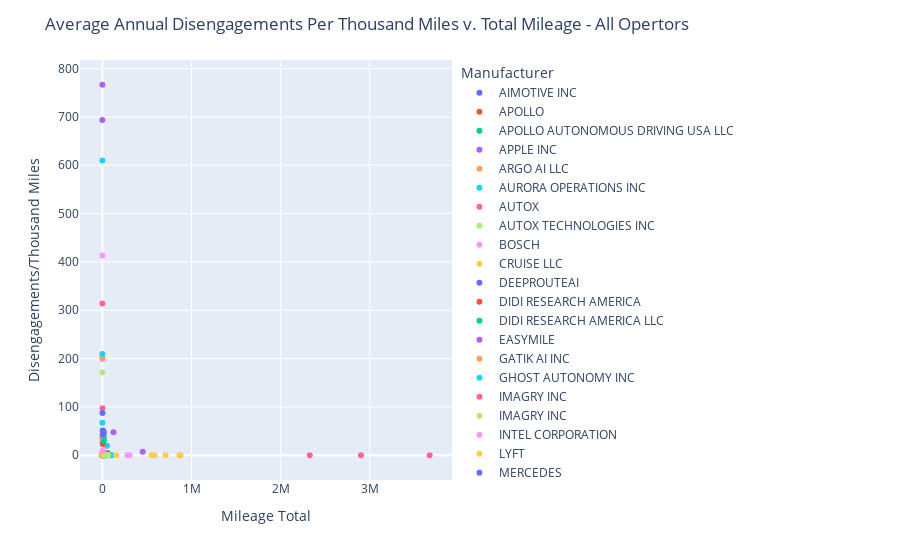
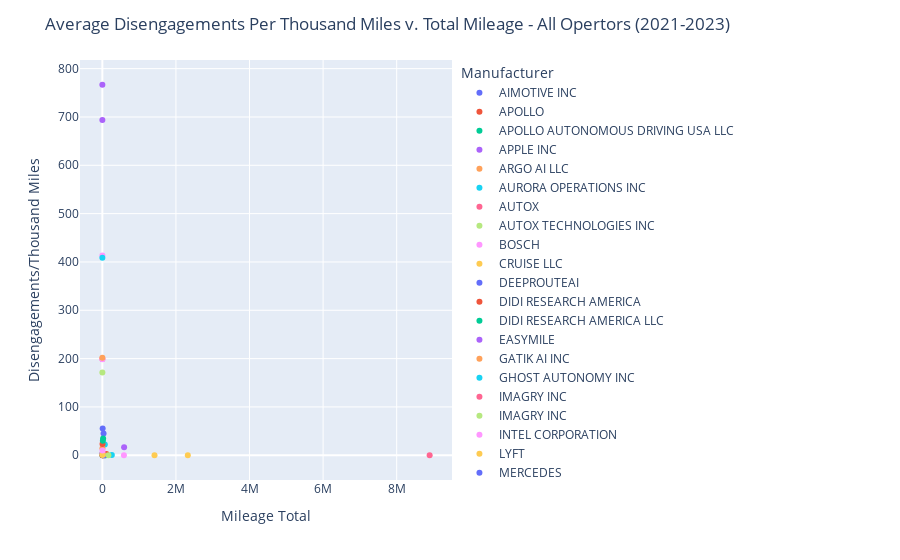

Here is the notebook cell these charts were saved with, in order:
### Code cell
### Graphing RATE of dsengagements against total miles
fig = px.scatter(dptm, x="Mileage Total", y="Disengagements/Thousand Miles", color="Manufacturer")
fig.update_layout(title='Average Annual Disengagements Per Thousand Miles v. Total Mileage - All Opertors')
fig.show()

fig = px.scatter(dptm_total, x="Mileage Total", y="Disengagements/Thousand Miles", color="Manufacturer")
fig.update_layout(title='Average Disengagements Per Thousand Miles v. Total Mileage - All Opertors (2021-2023)')

fig.show()

### Figure 1 — Plotly figure (JSON) as saved in the notebook; plotly's stock layout.template omitted (floating-point values rounded to 4 significant figures)
{"data": [{"hovertemplate": "Manufacturer=AIMOTIVE INC<br>Mileage Total=%{x}<br>Disengagements/Thousand Miles=%{y}<extra></extra>", "legendgroup": "AIMOTIVE INC", "marker": {"color": "#636efa", "symbol": "circle"}, "mode": "markers", "name": "AIMOTIVE INC", "orientation": "v", "showlegend": true, "type": "scatter", "x": [2976, 15215, 14880.0], "xaxis": "x", "y": [35.62, 44.69, 47.59], "yaxis": "y"}, {"hovertemplate": "Manufacturer=APOLLO<br>Mileage Total=%{x}<br>Disengagements/Thousand Miles=%{y}<extra></extra>", "legendgroup": "APOLLO", "marker": {"color": "#EF553B", "symbol": "circle"}, "mode": "markers", "name": "APOLLO", "orientation": "v", "showlegend": true, "type": "scatter", "x": [15310.0], "xaxis": "x", "y": [0.1959], "yaxis": "y"}, {"hovertemplate": "Manufacturer=APOLLO AUTONOMOUS DRIVING USA LLC<br>Mileage Total=%{x}<br>Disengagements/Thousand Miles=%{y}<extra></extra>", "legendgroup": "APOLLO AUTONOMOUS DRIVING USA LLC", "marker": {"color": "#00cc96", "symbol": "circle"}, "mode": "markers", "name": "APOLLO AUTONOMOUS DRIVING USA LLC", "orientation": "v", "showlegend": true, "type": "scatter", "x": [1468.0, 2477], "xaxis": "x", "y": [0.6814, 0], "yaxis": "y"}, {"hovertemplate": "Manufacturer=APPLE INC<br>Mileage Total=%{x}<br>Disengagements/Thousand Miles=%{y}<extra></extra>", "legendgroup": "APPLE INC", "marker": {"color": "#ab63fa", "symbol": "circle"}, "mode": "markers", "name": "APPLE INC", "orientation": "v", "showlegend": true, "type": "scatter", "x": [13272, 125100.0, 452700.0], "xaxis": "x", "y": [49.95, 47.82, 7.055], "yaxis": "y"}, {"hovertemplate": "Manufacturer=ARGO AI LLC<br>Mileage Total=%{x}<br>Disengagements/Thousand Miles=%{y}<extra></extra>", "legendgroup": "ARGO AI LLC", "marker": {"color": "#FFA15A", "symbol": "circle"}, "mode": "markers", "name": "ARGO AI LLC", "orientation": "v", "showlegend": true, "type": "scatter", "x": [36730.0, 18640.0], "xaxis": "x", "y": [0.02722, 0.05365], "yaxis": "y"}, {"hovertemplate": "Manufacturer=AURORA OPERATIONS INC<br>Mileage Total=%{x}<br>Disengagements/Thousand Miles=%{y}<extra></extra>", "legendgroup": "AURORA OPERATIONS INC", "marker": {"color": "#19d3f3", "symbol": "circle"}, "mode": "markers", "name": "AURORA OPERATIONS INC", "orientation": "v", "showlegend": true, "type": "scatter", "x": [12650.0, 25.86, 700.3], "xaxis": "x", "y": [0.7116, 0, 67.12], "yaxis": "y"}, {"hovertemplate": "Manufacturer=AUTOX<br>Mileage Total=%{x}<br>Disengagements/Thousand Miles=%{y}<extra></extra>", "legendgroup": "AUTOX", "marker": {"color": "#FF6692", "symbol": "circle"}, "mode": "markers", "name": "AUTOX", "orientation": "v", "showlegend": true, "type": "scatter", "x": [7870], "xaxis": "x", "y": [0], "yaxis": "y"}, {"hovertemplate": "Manufacturer=AUTOX TECHNOLOGIES INC<br>Mileage Total=%{x}<br>Disengagements/Thousand Miles=%{y}<extra></extra>", "legendgroup": "AUTOX TECHNOLOGIES INC", "marker": {"color": "#B6E880", "symbol": "circle"}, "mode": "markers", "name": "AUTOX TECHNOLOGIES INC", "orientation": "v", "showlegend": true, "type": "scatter", "x": [50108, 49314], "xaxis": "x", "y": [0.01996, 0.02028], "yaxis": "y"}, {"hovertemplate": "Manufacturer=BOSCH<br>Mileage Total=%{x}<br>Disengagements/Thousand Miles=%{y}<extra></extra>", "legendgroup": "BOSCH", "marker": {"color": "#FF97FF", "symbol": "circle"}, "mode": "markers", "name": "BOSCH", "orientation": "v", "showlegend": true, "type": "scatter", "x": [759.3], "xaxis": "x", "y": [413.5], "yaxis": "y"}, {"hovertemplate": "Manufacturer=CRUISE LLC<br>Mileage Total=%{x}<br>Disengagements/Thousand Miles=%{y}<extra></extra>", "legendgroup": "CRUISE LLC", "marker": {"color": "#FECB52", "symbol": "circle"}, "mode": "markers", "name": "CRUISE LLC", "orientation": "v", "showlegend": true, "type": "scatter", "x": [876100.0, 863100.0, 583600.0], "xaxis": "x", "y": [0.02397, 0.01043, 0], "yaxis": "y"}, {"hovertemplate": "Manufacturer=DEEPROUTEAI<br>Mileage Total=%{x}<br>Disengagements/Thousand Miles=%{y}<extra></extra>", "legendgroup": "DEEPROUTEAI", "marker": {"color": "#636efa", "symbol": "circle"}, "mode": "markers", "name": "DEEPROUTEAI", "orientation": "v", "showlegend": true, "type": "scatter", "x": [30872, 761], "xaxis": "x", "y": [0.06478, 0], "yaxis": "y"}, {"hovertemplate": "Manufacturer=DIDI RESEARCH AMERICA<br>Mileage Total=%{x}<br>Disengagements/Thousand Miles=%{y}<extra></extra>", "legendgroup": "DIDI RESEARCH AMERICA", "marker": {"color": "#EF553B", "symbol": "circle"}, "mode": "markers", "name": "DIDI RESEARCH AMERICA", "orientation": "v", "showlegend": true, "type": "scatter", "x": [4004.0], "xaxis": "x", "y": [0.2497], "yaxis": "y"}, {"hovertemplate": "Manufacturer=DIDI RESEARCH AMERICA LLC<br>Mileage Total=%{x}<br>Disengagements/Thousand Miles=%{y}<extra></extra>", "legendgroup": "DIDI RESEARCH AMERICA LLC", "marker": {"color": "#00cc96", "symbol": "circle"}, "mode": "markers", "name": "DIDI RESEARCH AMERICA LLC", "orientation": "v", "showlegend": true, "type": "scatter", "x": [40740.0, 38270.0], "xaxis": "x", "y": [0.02454, 0.05227], "yaxis": "y"}, {"hovertemplate": "Manufacturer=EASYMILE<br>Mileage Total=%{x}<br>Disengagements/Thousand Miles=%{y}<extra></extra>", "legendgroup": "EASYMILE", "marker": {"color": "#ab63fa", "symbol": "circle"}, "mode": "markers", "name": "EASYMILE", "orientation": "v", "showlegend": true, "type": "scatter", "x": [320], "xaxis": "x", "y": [693.8], "yaxis": "y"}, {"hovertemplate": "Manufacturer=GATIK AI INC<br>Mileage Total=%{x}<br>Disengagements/Thousand Miles=%{y}<extra></extra>", "legendgroup": "GATIK AI INC", "marker": {"color": "#FFA15A", "symbol": "circle"}, "mode": "markers", "name": "GATIK AI INC", "orientation": "v", "showlegend": true, "type": "scatter", "x": [1924, 1016, 634], "xaxis": "x", "y": [3.119, 2.953, 3.155], "yaxis": "y"}, {"hovertemplate": "Manufacturer=GHOST AUTONOMY INC<br>Mileage Total=%{x}<br>Disengagements/Thousand Miles=%{y}<extra></extra>", "legendgroup": "GHOST AUTONOMY INC", "marker": {"color": "#19d3f3", "symbol": "circle"}, "mode": "markers", "name": "GHOST AUTONOMY INC", "orientation": "v", "showlegend": true, "type": "scatter", "x": [14560.0, 52770.0], "xaxis": "x", "y": [30.77, 19.59], "yaxis": "y"}, {"hovertemplate": "Manufacturer=IMAGRY INC<br>Mileage Total=%{x}<br>Disengagements/Thousand Miles=%{y}<extra></extra>", "legendgroup": "IMAGRY INC", "marker": {"color": "#FF6692", "symbol": "circle"}, "mode": "markers", "name": "IMAGRY INC", "orientation": "v", "showlegend": true, "type": "scatter", "x": [731.2, 650.1], "xaxis": "x", "y": [97.09, 313.8], "yaxis": "y"}, {"hovertemplate": "Manufacturer=IMAGRY INC <br>Mileage Total=%{x}<br>Disengagements/Thousand Miles=%{y}<extra></extra>", "legendgroup": "IMAGRY INC ", "marker": {"color": "#B6E880", "symbol": "circle"}, "mode": "markers", "name": "IMAGRY INC ", "orientation": "v", "showlegend": true, "type": "scatter", "x": [723.6], "xaxis": "x", "y": [171.4], "yaxis": "y"}, {"hovertemplate": "Manufacturer=INTEL CORPORATION<br>Mileage Total=%{x}<br>Disengagements/Thousand Miles=%{y}<extra></extra>", "legendgroup": "INTEL CORPORATION", "marker": {"color": "#FF97FF", "symbol": "circle"}, "mode": "markers", "name": "INTEL CORPORATION", "orientation": "v", "showlegend": true, "type": "scatter", "x": [781], "xaxis": "x", "y": [198.5], "yaxis": "y"}, {"hovertemplate": "Manufacturer=LYFT<br>Mileage Total=%{x}<br>Disengagements/Thousand Miles=%{y}<extra></extra>", "legendgroup": "LYFT", "marker": {"color": "#FECB52", "symbol": "circle"}, "mode": "markers", "name": "LYFT", "orientation": "v", "showlegend": true, "type": "scatter", "x": [11200.0], "xaxis": "x", "y": [2.054], "yaxis": "y"}, {"hovertemplate": "Manufacturer=MERCEDES<br>Mileage Total=%{x}<br>Disengagements/Thousand Miles=%{y}<extra></extra>", "legendgroup": "MERCEDES", "marker": {"color": "#636efa", "symbol": "circle"}, "mode": "markers", "name": "MERCEDES", "orientation": "v", "showlegend": true, "type": "scatter", "x": [58340.0], "xaxis": "x", "y": [0], "yaxis": "y"}, {"hovertemplate": "Manufacturer=MERCEDES-BENZ RESEARCH & DEVELOPMENT NORTH AMERICA INC<br>Mileage Total=%{x}<br>Disengagements/Thousand Miles=%{y}<extra></extra>", "legendgroup": "MERCEDES-BENZ RESEARCH & DEVELOPMENT NORTH AMERICA INC", "marker": {"color": "#EF553B", "symbol": "circle"}, "mode": "markers", "name": "MERCEDES-BENZ RESEARCH & DEVELOPMENT NORTH AMERICA INC", "orientation": "v", "showlegend": true, "type": "scatter", "x": [58613, 52980.0], "xaxis": "x", "y": [4.641, 0.7173], "yaxis": "y"}, {"hovertemplate": "Manufacturer=MOTIONAL AD INC<br>Mileage Total=%{x}<br>Disengagements/Thousand Miles=%{y}<extra></extra>", "legendgroup": "MOTIONAL AD INC", "marker": {"color": "#00cc96", "symbol": "circle"}, "mode": "markers", "name": "MOTIONAL AD INC", "orientation": "v", "showlegend": true, "type": "scatter", "x": [4939.0, 16210.0], "xaxis": "x", "y": [27.33, 36.57], "yaxis": "y"}, {"hovertemplate": "Manufacturer=NISSAN<br>Mileage Total=%{x}<br>Disengagements/Thousand Miles=%{y}<extra></extra>", "legendgroup": "NISSAN", "marker": {"color": "#ab63fa", "symbol": "circle"}, "mode": "markers", "name": "NISSAN", "orientation": "v", "showlegend": true, "type": "scatter", "x": [4825], "xaxis": "x", "y": [3.523], "yaxis": "y"}, {"hovertemplate": "Manufacturer=NISSAN NORTH AMERICA INC DBA ALLIANCE INNOVATION LAB<br>Mileage Total=%{x}<br>Disengagements/Thousand Miles=%{y}<extra></extra>", "legendgroup": "NISSAN NORTH AMERICA INC DBA ALLIANCE INNOVATION LAB", "marker": {"color": "#FFA15A", "symbol": "circle"}, "mode": "markers", "name": "NISSAN NORTH AMERICA INC DBA ALLIANCE INNOVATION LAB", "orientation": "v", "showlegend": true, "type": "scatter", "x": [508, 1194.0], "xaxis": "x", "y": [33.46, 6.699], "yaxis": "y"}, {"hovertemplate": "Manufacturer=NURO INC<br>Mileage Total=%{x}<br>Disengagements/Thousand Miles=%{y}<extra></extra>", "legendgroup": "NURO INC", "marker": {"color": "#19d3f3", "symbol": "circle"}, "mode": "markers", "name": "NURO INC", "orientation": "v", "showlegend": true, "type": "scatter", "x": [59100.0, 94980.0, 104000.0], "xaxis": "x", "y": [0.3892, 0.1579, 0.4519], "yaxis": "y"}, {"hovertemplate": "Manufacturer=NVIDIA<br>Mileage Total=%{x}<br>Disengagements/Thousand Miles=%{y}<extra></extra>", "legendgroup": "NVIDIA", "marker": {"color": "#FF6692", "symbol": "circle"}, "mode": "markers", "name": "NVIDIA", "orientation": "v", "showlegend": true, "type": "scatter", "x": [28004], "xaxis": "x", "y": [2.928], "yaxis": "y"}, {"hovertemplate": "Manufacturer=NVIDIA CORPORATION<br>Mileage Total=%{x}<br>Disengagements/Thousand Miles=%{y}<extra></extra>", "legendgroup": "NVIDIA CORPORATION", "marker": {"color": "#B6E880", "symbol": "circle"}, "mode": "markers", "name": "NVIDIA CORPORATION", "orientation": "v", "showlegend": true, "type": "scatter", "x": [7169.0], "xaxis": "x", "y": [0.9764], "yaxis": "y"}, {"hovertemplate": "Manufacturer=PONYAI INC<br>Mileage Total=%{x}<br>Disengagements/Thousand Miles=%{y}<extra></extra>", "legendgroup": "PONYAI INC", "marker": {"color": "#FF97FF", "symbol": "circle"}, "mode": "markers", "name": "PONYAI INC", "orientation": "v", "showlegend": true, "type": "scatter", "x": [305600.0, 280412], "xaxis": "x", "y": [0.06871, 0.07132], "yaxis": "y"}, {"hovertemplate": "Manufacturer=QCRAFT INC<br>Mileage Total=%{x}<br>Disengagements/Thousand Miles=%{y}<extra></extra>", "legendgroup": "QCRAFT INC", "marker": {"color": "#FECB52", "symbol": "circle"}, "mode": "markers", "name": "QCRAFT INC", "orientation": "v", "showlegend": true, "type": "scatter", "x": [6320, 2589], "xaxis": "x", "y": [0.7911, 1.159], "yaxis": "y"}, {"hovertemplate": "Manufacturer=QUALCOMM TECHNOLOGIES INC<br>Mileage Total=%{x}<br>Disengagements/Thousand Miles=%{y}<extra></extra>", "legendgroup": "QUALCOMM TECHNOLOGIES INC", "marker": {"color": "#636efa", "symbol": "circle"}, "mode": "markers", "name": "QUALCOMM TECHNOLOGIES INC", "orientation": "v", "showlegend": true, "type": "scatter", "x": [1635, 3017, 3837], "xaxis": "x", "y": [87.46, 42.43, 51.34], "yaxis": "y"}, {"hovertemplate": "Manufacturer=TOYOTA RESEARCH INSTITUTE<br>Mileage Total=%{x}<br>Disengagements/Thousand Miles=%{y}<extra></extra>", "legendgroup": "TOYOTA RESEARCH INSTITUTE", "marker": {"color": "#EF553B", "symbol": "circle"}, "mode": "markers", "name": "TOYOTA RESEARCH INSTITUTE", "orientation": "v", "showlegend": true, "type": "scatter", "x": [4774], "xaxis": "x", "y": [23.46], "yaxis": "y"}, {"hovertemplate": "Manufacturer=TOYOTA RESEARCH INSTITUTE INC<br>Mileage Total=%{x}<br>Disengagements/Thousand Miles=%{y}<extra></extra>", "legendgroup": "TOYOTA RESEARCH INSTITUTE INC", "marker": {"color": "#00cc96", "symbol": "circle"}, "mode": "markers", "name": "TOYOTA RESEARCH INSTITUTE INC", "orientation": "v", "showlegend": true, "type": "scatter", "x": [13959], "xaxis": "x", "y": [30.02], "yaxis": "y"}, {"hovertemplate": "Manufacturer=UDELV INC<br>Mileage Total=%{x}<br>Disengagements/Thousand Miles=%{y}<extra></extra>", "legendgroup": "UDELV INC", "marker": {"color": "#ab63fa", "symbol": "circle"}, "mode": "markers", "name": "UDELV INC", "orientation": "v", "showlegend": true, "type": "scatter", "x": [60], "xaxis": "x", "y": [766.7], "yaxis": "y"}, {"hovertemplate": "Manufacturer=VALEO NORTH AMERICA<br>Mileage Total=%{x}<br>Disengagements/Thousand Miles=%{y}<extra></extra>", "legendgroup": "VALEO NORTH AMERICA", "marker": {"color": "#FFA15A", "symbol": "circle"}, "mode": "markers", "name": "VALEO NORTH AMERICA", "orientation": "v", "showlegend": true, "type": "scatter", "x": [104], "xaxis": "x", "y": [201.9], "yaxis": "y"}, {"hovertemplate": "Manufacturer=VALEO NORTH AMERICA INC<br>Mileage Total=%{x}<br>Disengagements/Thousand Miles=%{y}<extra></extra>", "legendgroup": "VALEO NORTH AMERICA INC", "marker": {"color": "#19d3f3", "symbol": "circle"}, "mode": "markers", "name": "VALEO NORTH AMERICA INC", "orientation": "v", "showlegend": true, "type": "scatter", "x": [336, 339], "xaxis": "x", "y": [610.1, 209.4], "yaxis": "y"}, {"hovertemplate": "Manufacturer=WAYMO LLC<br>Mileage Total=%{x}<br>Disengagements/Thousand Miles=%{y}<extra></extra>", "legendgroup": "WAYMO LLC", "marker": {"color": "#FF6692", "symbol": "circle"}, "mode": "markers", "name": "WAYMO LLC", "orientation": "v", "showlegend": true, "type": "scatter", "x": [2326000.0, 2900000.0, 3670000.0], "xaxis": "x", "y": [0.1255, 0.05862, 0.05777], "yaxis": "y"}, {"hovertemplate": "Manufacturer=WERIDE CORP<br>Mileage Total=%{x}<br>Disengagements/Thousand Miles=%{y}<extra></extra>", "legendgroup": "WERIDE CORP", "marker": {"color": "#B6E880", "symbol": "circle"}, "mode": "markers", "name": "WERIDE CORP", "orientation": "v", "showlegend": true, "type": "scatter", "x": [57970.0, 64560.0, 42380.0], "xaxis": "x", "y": [0.05175, 0.04647, 0.04719], "yaxis": "y"}, {"hovertemplate": "Manufacturer=WOVEN BY TOYOTA US INC<br>Mileage Total=%{x}<br>Disengagements/Thousand Miles=%{y}<extra></extra>", "legendgroup": "WOVEN BY TOYOTA US INC", "marker": {"color": "#FF97FF", "symbol": "circle"}, "mode": "markers", "name": "WOVEN BY TOYOTA US INC", "orientation": "v", "showlegend": true, "type": "scatter", "x": [4194], "xaxis": "x", "y": [10.01], "yaxis": "y"}, {"hovertemplate": "Manufacturer=ZOOX INC<br>Mileage Total=%{x}<br>Disengagements/Thousand Miles=%{y}<extra></extra>", "legendgroup": "ZOOX INC", "marker": {"color": "#FECB52", "symbol": "circle"}, "mode": "markers", "name": "ZOOX INC", "orientation": "v", "showlegend": true, "type": "scatter", "x": [155125, 552133, 710400.0], "xaxis": "x", "y": [0.1354, 0.03803, 0.005631], "yaxis": "y"}], "layout": {"autosize": true, "legend": {"title": {"text": "Manufacturer"}, "tracegroupgap": 0}, "margin": {"t": 60}, "title": {"text": "Average Annual Disengagements Per Thousand Miles v. Total Mileage - All Opertors"}, "xaxis": {"anchor": "y", "autorange": true, "domain": [0, 1], "range": [-230600.0, 3901000.0], "title": {"text": "Mileage Total"}, "type": "linear"}, "yaxis": {"anchor": "x", "autorange": true, "domain": [0, 1], "range": [-59.36, 826.0], "title": {"text": "Disengagements/Thousand Miles"}, "type": "linear"}}}

### Figure 2 — Plotly figure (JSON) as saved in the notebook; plotly's stock layout.template omitted (floating-point values rounded to 4 significant figures)
{"data": [{"hovertemplate": "Manufacturer=AIMOTIVE INC<br>Mileage Total=%{x}<br>Disengagements/Thousand Miles=%{y}<extra></extra>", "legendgroup": "AIMOTIVE INC", "marker": {"color": "#636efa", "symbol": "circle"}, "mode": "markers", "name": "AIMOTIVE INC", "orientation": "v", "showlegend": true, "type": "scatter", "x": [33070.0], "xaxis": "x", "y": [45.18], "yaxis": "y"}, {"hovertemplate": "Manufacturer=APOLLO<br>Mileage Total=%{x}<br>Disengagements/Thousand Miles=%{y}<extra></extra>", "legendgroup": "APOLLO", "marker": {"color": "#EF553B", "symbol": "circle"}, "mode": "markers", "name": "APOLLO", "orientation": "v", "showlegend": true, "type": "scatter", "x": [15310.0], "xaxis": "x", "y": [0.1959], "yaxis": "y"}, {"hovertemplate": "Manufacturer=APOLLO AUTONOMOUS DRIVING USA LLC<br>Mileage Total=%{x}<br>Disengagements/Thousand Miles=%{y}<extra></extra>", "legendgroup": "APOLLO AUTONOMOUS DRIVING USA LLC", "marker": {"color": "#00cc96", "symbol": "circle"}, "mode": "markers", "name": "APOLLO AUTONOMOUS DRIVING USA LLC", "orientation": "v", "showlegend": true, "type": "scatter", "x": [3944.0], "xaxis": "x", "y": [0.2535], "yaxis": "y"}, {"hovertemplate": "Manufacturer=APPLE INC<br>Mileage Total=%{x}<br>Disengagements/Thousand Miles=%{y}<extra></extra>", "legendgroup": "APPLE INC", "marker": {"color": "#ab63fa", "symbol": "circle"}, "mode": "markers", "name": "APPLE INC", "orientation": "v", "showlegend": true, "type": "scatter", "x": [591100.0], "xaxis": "x", "y": [16.64], "yaxis": "y"}, {"hovertemplate": "Manufacturer=ARGO AI LLC<br>Mileage Total=%{x}<br>Disengagements/Thousand Miles=%{y}<extra></extra>", "legendgroup": "ARGO AI LLC", "marker": {"color": "#FFA15A", "symbol": "circle"}, "mode": "markers", "name": "ARGO AI LLC", "orientation": "v", "showlegend": true, "type": "scatter", "x": [55370.0], "xaxis": "x", "y": [0.03612], "yaxis": "y"}, {"hovertemplate": "Manufacturer=AURORA OPERATIONS INC<br>Mileage Total=%{x}<br>Disengagements/Thousand Miles=%{y}<extra></extra>", "legendgroup": "AURORA OPERATIONS INC", "marker": {"color": "#19d3f3", "symbol": "circle"}, "mode": "markers", "name": "AURORA OPERATIONS INC", "orientation": "v", "showlegend": true, "type": "scatter", "x": [13370.0], "xaxis": "x", "y": [4.187], "yaxis": "y"}, {"hovertemplate": "Manufacturer=AUTOX<br>Mileage Total=%{x}<br>Disengagements/Thousand Miles=%{y}<extra></extra>", "legendgroup": "AUTOX", "marker": {"color": "#FF6692", "symbol": "circle"}, "mode": "markers", "name": "AUTOX", "orientation": "v", "showlegend": true, "type": "scatter", "x": [7870], "xaxis": "x", "y": [0], "yaxis": "y"}, {"hovertemplate": "Manufacturer=AUTOX TECHNOLOGIES INC<br>Mileage Total=%{x}<br>Disengagements/Thousand Miles=%{y}<extra></extra>", "legendgroup": "AUTOX TECHNOLOGIES INC", "marker": {"color": "#B6E880", "symbol": "circle"}, "mode": "markers", "name": "AUTOX TECHNOLOGIES INC", "orientation": "v", "showlegend": true, "type": "scatter", "x": [99422], "xaxis": "x", "y": [0.02012], "yaxis": "y"}, {"hovertemplate": "Manufacturer=BOSCH<br>Mileage Total=%{x}<br>Disengagements/Thousand Miles=%{y}<extra></extra>", "legendgroup": "BOSCH", "marker": {"color": "#FF97FF", "symbol": "circle"}, "mode": "markers", "name": "BOSCH", "orientation": "v", "showlegend": true, "type": "scatter", "x": [759.3], "xaxis": "x", "y": [413.5], "yaxis": "y"}, {"hovertemplate": "Manufacturer=CRUISE LLC<br>Mileage Total=%{x}<br>Disengagements/Thousand Miles=%{y}<extra></extra>", "legendgroup": "CRUISE LLC", "marker": {"color": "#FECB52", "symbol": "circle"}, "mode": "markers", "name": "CRUISE LLC", "orientation": "v", "showlegend": true, "type": "scatter", "x": [2323000.0], "xaxis": "x", "y": [0.01292], "yaxis": "y"}, {"hovertemplate": "Manufacturer=DEEPROUTEAI<br>Mileage Total=%{x}<br>Disengagements/Thousand Miles=%{y}<extra></extra>", "legendgroup": "DEEPROUTEAI", "marker": {"color": "#636efa", "symbol": "circle"}, "mode": "markers", "name": "DEEPROUTEAI", "orientation": "v", "showlegend": true, "type": "scatter", "x": [31633], "xaxis": "x", "y": [0.06323], "yaxis": "y"}, {"hovertemplate": "Manufacturer=DIDI RESEARCH AMERICA<br>Mileage Total=%{x}<br>Disengagements/Thousand Miles=%{y}<extra></extra>", "legendgroup": "DIDI RESEARCH AMERICA", "marker": {"color": "#EF553B", "symbol": "circle"}, "mode": "markers", "name": "DIDI RESEARCH AMERICA", "orientation": "v", "showlegend": true, "type": "scatter", "x": [4004.0], "xaxis": "x", "y": [0.2497], "yaxis": "y"}, {"hovertemplate": "Manufacturer=DIDI RESEARCH AMERICA LLC<br>Mileage Total=%{x}<br>Disengagements/Thousand Miles=%{y}<extra></extra>", "legendgroup": "DIDI RESEARCH AMERICA LLC", "marker": {"color": "#00cc96", "symbol": "circle"}, "mode": "markers", "name": "DIDI RESEARCH AMERICA LLC", "orientation": "v", "showlegend": true, "type": "scatter", "x": [79010.0], "xaxis": "x", "y": [0.03797], "yaxis": "y"}, {"hovertemplate": "Manufacturer=EASYMILE<br>Mileage Total=%{x}<br>Disengagements/Thousand Miles=%{y}<extra></extra>", "legendgroup": "EASYMILE", "marker": {"color": "#ab63fa", "symbol": "circle"}, "mode": "markers", "name": "EASYMILE", "orientation": "v", "showlegend": true, "type": "scatter", "x": [320], "xaxis": "x", "y": [693.8], "yaxis": "y"}, {"hovertemplate": "Manufacturer=GATIK AI INC<br>Mileage Total=%{x}<br>Disengagements/Thousand Miles=%{y}<extra></extra>", "legendgroup": "GATIK AI INC", "marker": {"color": "#FFA15A", "symbol": "circle"}, "mode": "markers", "name": "GATIK AI INC", "orientation": "v", "showlegend": true, "type": "scatter", "x": [3574], "xaxis": "x", "y": [3.078], "yaxis": "y"}, {"hovertemplate": "Manufacturer=GHOST AUTONOMY INC<br>Mileage Total=%{x}<br>Disengagements/Thousand Miles=%{y}<extra></extra>", "legendgroup": "GHOST AUTONOMY INC", "marker": {"color": "#19d3f3", "symbol": "circle"}, "mode": "markers", "name": "GHOST AUTONOMY INC", "orientation": "v", "showlegend": true, "type": "scatter", "x": [67330.0], "xaxis": "x", "y": [22.01], "yaxis": "y"}, {"hovertemplate": "Manufacturer=IMAGRY INC<br>Mileage Total=%{x}<br>Disengagements/Thousand Miles=%{y}<extra></extra>", "legendgroup": "IMAGRY INC", "marker": {"color": "#FF6692", "symbol": "circle"}, "mode": "markers", "name": "IMAGRY INC", "orientation": "v", "showlegend": true, "type": "scatter", "x": [1381.0], "xaxis": "x", "y": [199.1], "yaxis": "y"}, {"hovertemplate": "Manufacturer=IMAGRY INC <br>Mileage Total=%{x}<br>Disengagements/Thousand Miles=%{y}<extra></extra>", "legendgroup": "IMAGRY INC ", "marker": {"color": "#B6E880", "symbol": "circle"}, "mode": "markers", "name": "IMAGRY INC ", "orientation": "v", "showlegend": true, "type": "scatter", "x": [723.6], "xaxis": "x", "y": [171.4], "yaxis": "y"}, {"hovertemplate": "Manufacturer=INTEL CORPORATION<br>Mileage Total=%{x}<br>Disengagements/Thousand Miles=%{y}<extra></extra>", "legendgroup": "INTEL CORPORATION", "marker": {"color": "#FF97FF", "symbol": "circle"}, "mode": "markers", "name": "INTEL CORPORATION", "orientation": "v", "showlegend": true, "type": "scatter", "x": [781], "xaxis": "x", "y": [198.5], "yaxis": "y"}, {"hovertemplate": "Manufacturer=LYFT<br>Mileage Total=%{x}<br>Disengagements/Thousand Miles=%{y}<extra></extra>", "legendgroup": "LYFT", "marker": {"color": "#FECB52", "symbol": "circle"}, "mode": "markers", "name": "LYFT", "orientation": "v", "showlegend": true, "type": "scatter", "x": [11200.0], "xaxis": "x", "y": [2.054], "yaxis": "y"}, {"hovertemplate": "Manufacturer=MERCEDES<br>Mileage Total=%{x}<br>Disengagements/Thousand Miles=%{y}<extra></extra>", "legendgroup": "MERCEDES", "marker": {"color": "#636efa", "symbol": "circle"}, "mode": "markers", "name": "MERCEDES", "orientation": "v", "showlegend": true, "type": "scatter", "x": [58340.0], "xaxis": "x", "y": [0], "yaxis": "y"}, {"hovertemplate": "Manufacturer=MERCEDES-BENZ RESEARCH & DEVELOPMENT NORTH AMERICA INC<br>Mileage Total=%{x}<br>Disengagements/Thousand Miles=%{y}<extra></extra>", "legendgroup": "MERCEDES-BENZ RESEARCH & DEVELOPMENT NORTH AMERICA INC", "marker": {"color": "#EF553B", "symbol": "circle"}, "mode": "markers", "name": "MERCEDES-BENZ RESEARCH & DEVELOPMENT NORTH AMERICA INC", "orientation": "v", "showlegend": true, "type": "scatter", "x": [111600.0], "xaxis": "x", "y": [2.778], "yaxis": "y"}, {"hovertemplate": "Manufacturer=MOTIONAL AD INC<br>Mileage Total=%{x}<br>Disengagements/Thousand Miles=%{y}<extra></extra>", "legendgroup": "MOTIONAL AD INC", "marker": {"color": "#00cc96", "symbol": "circle"}, "mode": "markers", "name": "MOTIONAL AD INC", "orientation": "v", "showlegend": true, "type": "scatter", "x": [21150.0], "xaxis": "x", "y": [34.42], "yaxis": "y"}, {"hovertemplate": "Manufacturer=NISSAN<br>Mileage Total=%{x}<br>Disengagements/Thousand Miles=%{y}<extra></extra>", "legendgroup": "NISSAN", "marker": {"color": "#ab63fa", "symbol": "circle"}, "mode": "markers", "name": "NISSAN", "orientation": "v", "showlegend": true, "type": "scatter", "x": [4825], "xaxis": "x", "y": [3.523], "yaxis": "y"}, {"hovertemplate": "Manufacturer=NISSAN NORTH AMERICA INC DBA ALLIANCE INNOVATION LAB<br>Mileage Total=%{x}<br>Disengagements/Thousand Miles=%{y}<extra></extra>", "legendgroup": "NISSAN NORTH AMERICA INC DBA ALLIANCE INNOVATION LAB", "marker": {"color": "#FFA15A", "symbol": "circle"}, "mode": "markers", "name": "NISSAN NORTH AMERICA INC DBA ALLIANCE INNOVATION LAB", "orientation": "v", "showlegend": true, "type": "scatter", "x": [1702.0], "xaxis": "x", "y": [14.69], "yaxis": "y"}, {"hovertemplate": "Manufacturer=NURO INC<br>Mileage Total=%{x}<br>Disengagements/Thousand Miles=%{y}<extra></extra>", "legendgroup": "NURO INC", "marker": {"color": "#19d3f3", "symbol": "circle"}, "mode": "markers", "name": "NURO INC", "orientation": "v", "showlegend": true, "type": "scatter", "x": [258100.0], "xaxis": "x", "y": [0.3293], "yaxis": "y"}, {"hovertemplate": "Manufacturer=NVIDIA<br>Mileage Total=%{x}<br>Disengagements/Thousand Miles=%{y}<extra></extra>", "legendgroup": "NVIDIA", "marker": {"color": "#FF6692", "symbol": "circle"}, "mode": "markers", "name": "NVIDIA", "orientation": "v", "showlegend": true, "type": "scatter", "x": [28004], "xaxis": "x", "y": [2.928], "yaxis": "y"}, {"hovertemplate": "Manufacturer=NVIDIA CORPORATION<br>Mileage Total=%{x}<br>Disengagements/Thousand Miles=%{y}<extra></extra>", "legendgroup": "NVIDIA CORPORATION", "marker": {"color": "#B6E880", "symbol": "circle"}, "mode": "markers", "name": "NVIDIA CORPORATION", "orientation": "v", "showlegend": true, "type": "scatter", "x": [7169.0], "xaxis": "x", "y": [0.9764], "yaxis": "y"}, {"hovertemplate": "Manufacturer=PONYAI INC<br>Mileage Total=%{x}<br>Disengagements/Thousand Miles=%{y}<extra></extra>", "legendgroup": "PONYAI INC", "marker": {"color": "#FF97FF", "symbol": "circle"}, "mode": "markers", "name": "PONYAI INC", "orientation": "v", "showlegend": true, "type": "scatter", "x": [586000.0], "xaxis": "x", "y": [0.06996], "yaxis": "y"}, {"hovertemplate": "Manufacturer=QCRAFT INC<br>Mileage Total=%{x}<br>Disengagements/Thousand Miles=%{y}<extra></extra>", "legendgroup": "QCRAFT INC", "marker": {"color": "#FECB52", "symbol": "circle"}, "mode": "markers", "name": "QCRAFT INC", "orientation": "v", "showlegend": true, "type": "scatter", "x": [8909], "xaxis": "x", "y": [0.898], "yaxis": "y"}, {"hovertemplate": "Manufacturer=QUALCOMM TECHNOLOGIES INC<br>Mileage Total=%{x}<br>Disengagements/Thousand Miles=%{y}<extra></extra>", "legendgroup": "QUALCOMM TECHNOLOGIES INC", "marker": {"color": "#636efa", "symbol": "circle"}, "mode": "markers", "name": "QUALCOMM TECHNOLOGIES INC", "orientation": "v", "showlegend": true, "type": "scatter", "x": [8489], "xaxis": "x", "y": [55.13], "yaxis": "y"}, {"hovertemplate": "Manufacturer=TOYOTA RESEARCH INSTITUTE<br>Mileage Total=%{x}<br>Disengagements/Thousand Miles=%{y}<extra></extra>", "legendgroup": "TOYOTA RESEARCH INSTITUTE", "marker": {"color": "#EF553B", "symbol": "circle"}, "mode": "markers", "name": "TOYOTA RESEARCH INSTITUTE", "orientation": "v", "showlegend": true, "type": "scatter", "x": [4774], "xaxis": "x", "y": [23.46], "yaxis": "y"}, {"hovertemplate": "Manufacturer=TOYOTA RESEARCH INSTITUTE INC<br>Mileage Total=%{x}<br>Disengagements/Thousand Miles=%{y}<extra></extra>", "legendgroup": "TOYOTA RESEARCH INSTITUTE INC", "marker": {"color": "#00cc96", "symbol": "circle"}, "mode": "markers", "name": "TOYOTA RESEARCH INSTITUTE INC", "orientation": "v", "showlegend": true, "type": "scatter", "x": [13959], "xaxis": "x", "y": [30.02], "yaxis": "y"}, {"hovertemplate": "Manufacturer=UDELV INC<br>Mileage Total=%{x}<br>Disengagements/Thousand Miles=%{y}<extra></extra>", "legendgroup": "UDELV INC", "marker": {"color": "#ab63fa", "symbol": "circle"}, "mode": "markers", "name": "UDELV INC", "orientation": "v", "showlegend": true, "type": "scatter", "x": [60], "xaxis": "x", "y": [766.7], "yaxis": "y"}, {"hovertemplate": "Manufacturer=VALEO NORTH AMERICA<br>Mileage Total=%{x}<br>Disengagements/Thousand Miles=%{y}<extra></extra>", "legendgroup": "VALEO NORTH AMERICA", "marker": {"color": "#FFA15A", "symbol": "circle"}, "mode": "markers", "name": "VALEO NORTH AMERICA", "orientation": "v", "showlegend": true, "type": "scatter", "x": [104], "xaxis": "x", "y": [201.9], "yaxis": "y"}, {"hovertemplate": "Manufacturer=VALEO NORTH AMERICA INC<br>Mileage Total=%{x}<br>Disengagements/Thousand Miles=%{y}<extra></extra>", "legendgroup": "VALEO NORTH AMERICA INC", "marker": {"color": "#19d3f3", "symbol": "circle"}, "mode": "markers", "name": "VALEO NORTH AMERICA INC", "orientation": "v", "showlegend": true, "type": "scatter", "x": [675], "xaxis": "x", "y": [408.9], "yaxis": "y"}, {"hovertemplate": "Manufacturer=WAYMO LLC<br>Mileage Total=%{x}<br>Disengagements/Thousand Miles=%{y}<extra></extra>", "legendgroup": "WAYMO LLC", "marker": {"color": "#FF6692", "symbol": "circle"}, "mode": "markers", "name": "WAYMO LLC", "orientation": "v", "showlegend": true, "type": "scatter", "x": [8896000.0], "xaxis": "x", "y": [0.07576], "yaxis": "y"}, {"hovertemplate": "Manufacturer=WERIDE CORP<br>Mileage Total=%{x}<br>Disengagements/Thousand Miles=%{y}<extra></extra>", "legendgroup": "WERIDE CORP", "marker": {"color": "#B6E880", "symbol": "circle"}, "mode": "markers", "name": "WERIDE CORP", "orientation": "v", "showlegend": true, "type": "scatter", "x": [164900.0], "xaxis": "x", "y": [0.04851], "yaxis": "y"}, {"hovertemplate": "Manufacturer=WOVEN BY TOYOTA US INC<br>Mileage Total=%{x}<br>Disengagements/Thousand Miles=%{y}<extra></extra>", "legendgroup": "WOVEN BY TOYOTA US INC", "marker": {"color": "#FF97FF", "symbol": "circle"}, "mode": "markers", "name": "WOVEN BY TOYOTA US INC", "orientation": "v", "showlegend": true, "type": "scatter", "x": [4194], "xaxis": "x", "y": [10.01], "yaxis": "y"}, {"hovertemplate": "Manufacturer=ZOOX INC<br>Mileage Total=%{x}<br>Disengagements/Thousand Miles=%{y}<extra></extra>", "legendgroup": "ZOOX INC", "marker": {"color": "#FECB52", "symbol": "circle"}, "mode": "markers", "name": "ZOOX INC", "orientation": "v", "showlegend": true, "type": "scatter", "x": [1418000.0], "xaxis": "x", "y": [0.03245], "yaxis": "y"}], "layout": {"autosize": true, "legend": {"title": {"text": "Manufacturer"}, "tracegroupgap": 0}, "margin": {"t": 60}, "title": {"text": "Average Disengagements Per Thousand Miles v. Total Mileage - All Opertors (2021-2023)"}, "xaxis": {"anchor": "y", "autorange": true, "domain": [0, 1], "range": [-558900.0, 9455000.0], "title": {"text": "Mileage Total"}, "type": "linear"}, "yaxis": {"anchor": "x", "autorange": true, "domain": [0, 1], "range": [-59.36, 826.0], "title": {"text": "Disengagements/Thousand Miles"}, "type": "linear"}}}
